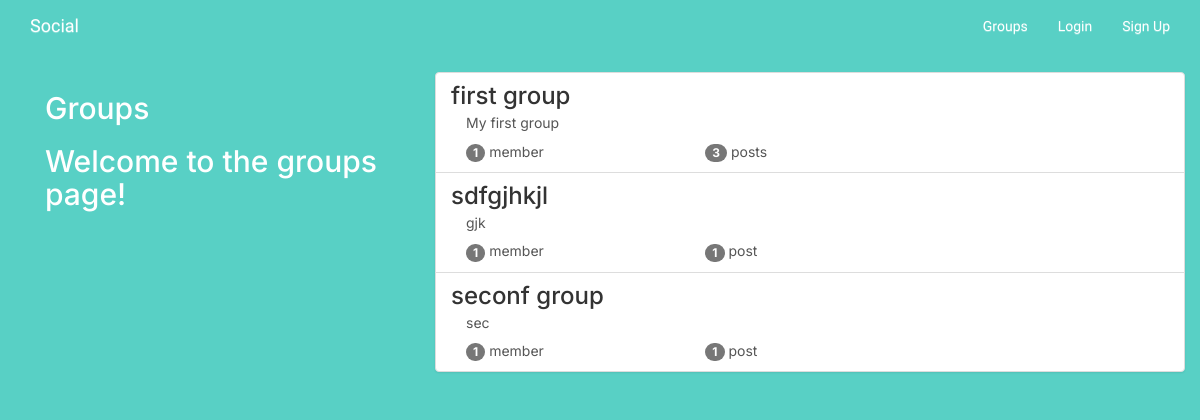
The app's page /groups/ with its own data.
### groups/models.py (models this page shows, shortened)
class Group(models.Model):
	name = models.CharField(max_length = 255, unique = True)
	slug = models.SlugField(allow_unicode=True, unique=True)
	description = models.TextField(blank=True, default = '')
	description_html = models.TextField(editable=False, default='', blank=True)
	members = models.ManyToManyField(User, through='GroupMember')
	class Meta:
		ordering = ['name']

### groups/views.py (the view)
class ListGroups(generic.ListView):
	model = Group

### groups/templates/groups/group_list.html (shortened to what this page needs)
{% extends "groups/group_base.html" %}
{% block pregroup %}
<div class="col-md-4">
	<div class="content">
		<h2>Groups</h2>
		<h2>Welcome to the groups page!</h2>
	</div>
</div>
{% endblock %}
{% block group_content %}
<div class="col-md-8">
	<div class="list-group">
		{% for group in object_list%}
		<a class='list-group-item' href="{% url 'groups:single' slug=group.slug %}">
			<h3 class='title list-group-item-heading'>{{group.name}}</h3>
			<div class="list-group-item-text container-fluid">
				{{group.description_html|safe}}
				<div class="row">
					<div class="col-md-4">
						<span class="badge">{{group.members.count}}</span>
						member{{group.members.count|pluralize}}
					</div>
					<div class="col-md-4">
						<span class='badge'>
							{{group.posts.count}}
						</span>
						post{{group.posts.count|pluralize}}
					</div>
				</div>
			</div>
		</a>
		{% endfor %}
	</div>
</div>
{% endblock %}

### groups/templates/groups/group_base.html (shortened to what this page needs)
{% extends "base.html" %}
{% block content %}
<div class = "container">
	<div class="row">
		{% block pregroup %}{% endblock %}
		{% block group_content %}{% endblock %}
	</div>
</div>
{% endblock %}

### templates/base.html (shortened to what this page needs)
<!DOCTYPE html>
{% load staticfiles %}
<html>
<head>
    <link rel="stylesheet" href="https://maxcdn.bootstrapcdn.com/bootstrap/3.3.7/css/bootstrap.min.css">
    <link rel="stylesheet" href="https://maxcdn.bootstrapcdn.com/bootstrap/3.3.7/css/bootstrap-theme.min.css">
    <link rel="stylesheet" href="{% static 'social/css/master.css' %}">
</head>
<body>
	<nav class="navbar mynav" role='navigation' id='navbar'>
		<div class = "container">
			<a class='navbar-brand mynav' href="{% url 'home' %}">Social</a>
			 <ul class='nav navbar-nav navbar-right'>
			 	{% if user.is_authenticated %}
			 	<li><a href="{% url 'posts:create' %}"> Post </a></li>
			 	<li><a href="{% url 'groups:all' %}"> Groups</a></li>
			 	<li><a href="{% url 'groups:create' %}"> Create Group</a></li>
			 	<li><a href="{% url 'accounts:logout' %}"> Log Out</a></li>
			 	{% else %}
			 	<li><a href="{% url 'groups:all' %}">Groups</a></li>
			 	<li><a href="{% url 'accounts:login' %}">Login</a></li>
			 	<li><a href="{% url 'accounts:signup' %}">Sign Up</a></li>
			 	{% endif %}
			 </ul>
		</div>
	</nav>
	<div class="container mycontent">
	  {% block content %}
	  {% endblock %}
	</div>
</body>
</html>

### static/social/css/master.css (style rules this page uses)
body { background-color: black; color: white; }
html, body { overflow: hidden; font-family: Comfortaa; }
.mycontent { font-family: Inter; }
body { background: #58D0C5; }
a { color:white; }

### records on screen
Group: name "first group", description_html "My first group", members.count "1", posts.count "3"
Group: name "sdfgjhkjl", description_html "gjk", members.count "1", posts.count "1"
Group: name "seconf group", description_html "sec", members.count "1", posts.count "1"
